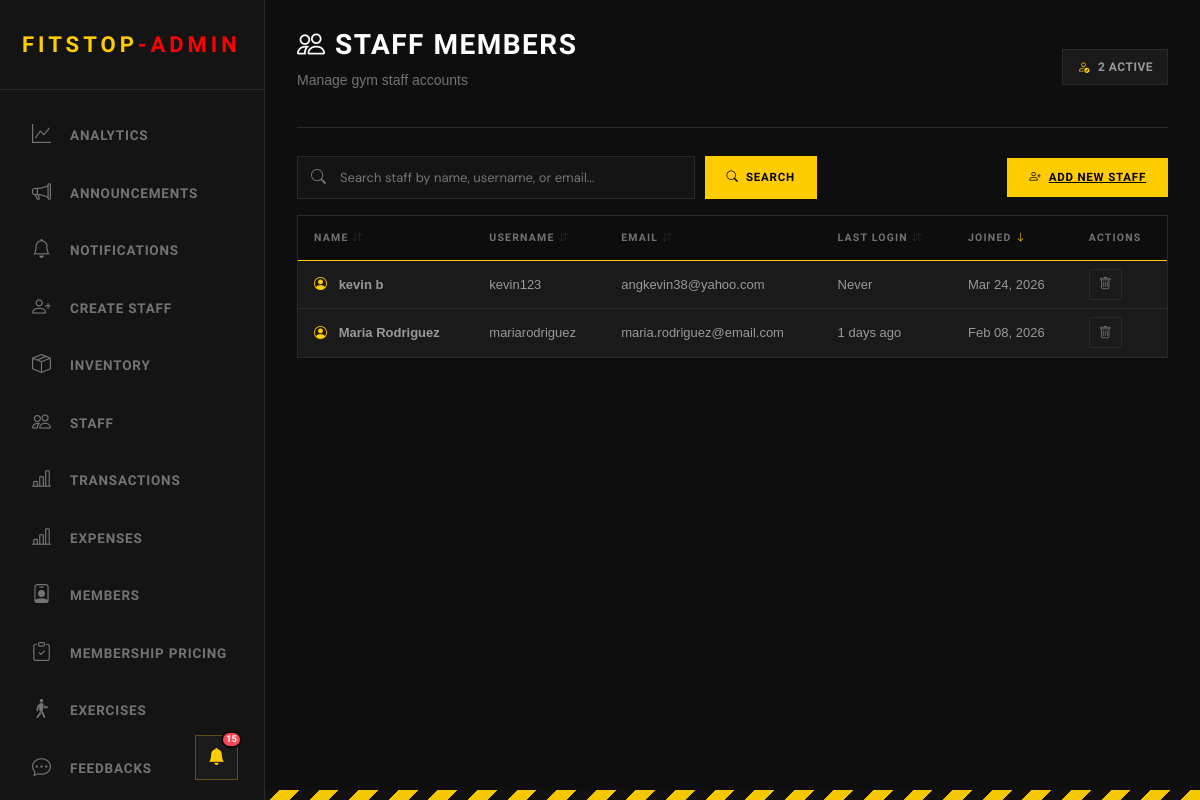
Before: /admin/view_staff.php (signed in) with the older database file.
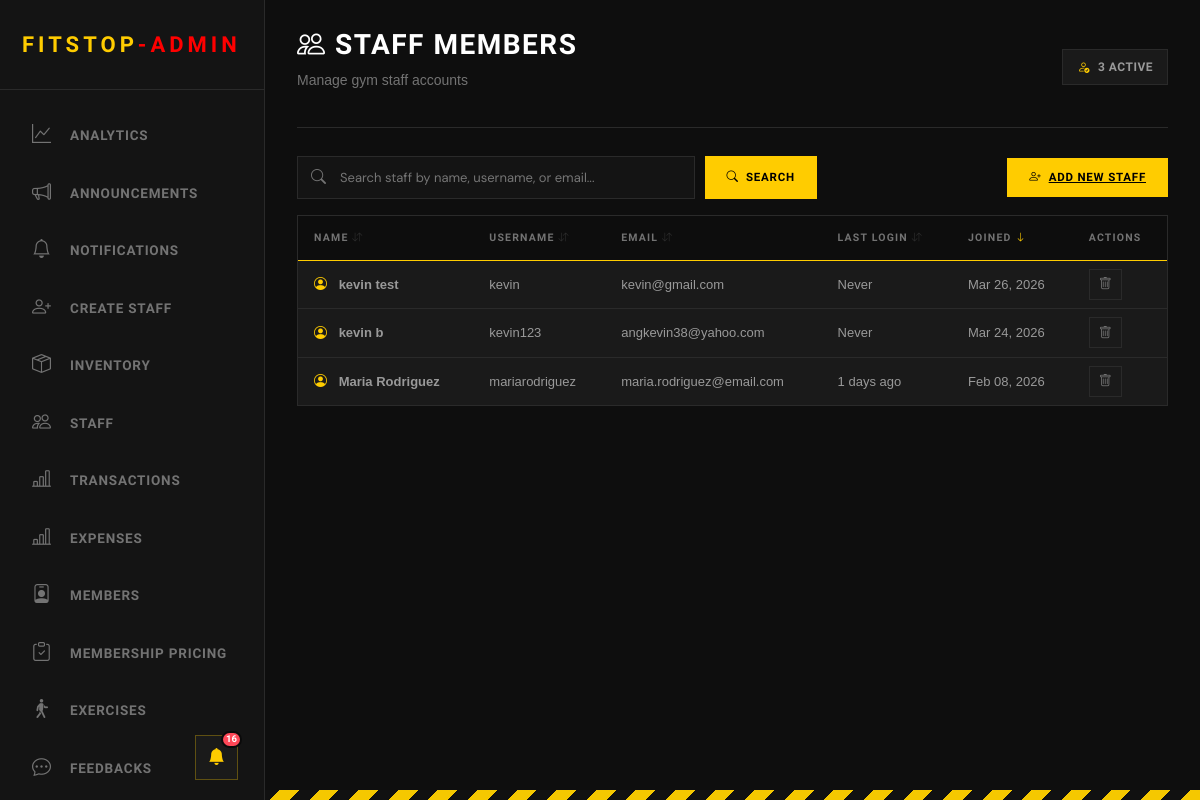
After: the same page with the newer database file.
### tables this page shows
CREATE TABLE "users" (   id INTEGER PRIMARY KEY AUTOINCREMENT,   username VARCHAR(50) NOT NULL UNIQUE,   first_name VARCHAR(50) NOT NULL,   last_name VARCHAR(50) NOT NULL,   email VARCHAR(100) NOT NULL UNIQUE,   password VARCHAR(255) NOT NULL,   user_type VARCHAR(50),   verification_code VARCHAR(50) DEFAULT NULL,   verification_code_expiration TIMESTAMP DEFAULT NULL,   is_verified BOOLEAN DEFAULT FALSE,   profile_picture BLOB,   last_logged_in TIMESTAMP DEFAULT NULL,   created_at TIMESTAMP DEFAULT CURRENT_TIMESTAMP,   updated_at TIMESTAMP DEFAULT CURRENT_TIMESTAMP , "points" INTEGER NOT NULL DEFAULT 0, dpa_consent INTEGER NOT NULL DEFAULT 0, dpa_consent_at TIMESTAMP DEFAULT NULL, "address" VARCHAR(255));

### admin/view_staff.php (the view, shortened to what this page needs)
<?php
include("../Login/connection.php");
$search = isset($_GET['search']) ? trim($_GET['search']) : '';
$sort_by = isset($_GET['sort']) ? $_GET['sort'] : 'created_at';
$sort_order = isset($_GET['order']) ? $_GET['order'] : 'DESC';
$sort_order = ($sort_order === 'ASC') ? 'ASC' : 'DESC';
$where_clause = "WHERE user_type = 'staff'";
$params = [];
$query = "SELECT id, username, first_name, last_name, email, last_logged_in, created_at
          FROM users
          $where_clause
          ORDER BY $sort_by $sort_order";
$stmt = $pdo->prepare($query);
$stmt->execute($params);
$staff_members = $stmt->fetchAll();
function timeAgo($datetime)
{
    if (!$datetime)
        return 'Never';
    $time = strtotime($datetime);
    $diff = time() - $time;
    if ($diff < 604800)
        return floor($diff / 86400) . ' days ago';
    return date('M d, Y', $time);
}
function getSortUrl($column, $current_sort, $current_order, $search) {
    $new_order = 'ASC';
    return "?sort=$column&order=$new_order" . ($search ? "&search=" . urlencode($search) : "");
}
function getSortIcon($column, $current_sort, $current_order) {
    if ($current_sort !== $column) {
        return '<i class="bi bi-arrow-down-up" style="opacity: 0.3; font-size: 10px;"></i>';
    }
    return $current_order === 'ASC'
        ? '<i class="bi bi-arrow-up" style="color: var(--hazard); font-size: 10px;"></i>'
        : '<i class="bi bi-arrow-down" style="color: var(--hazard); font-size: 10px;"></i>';
}
?>
<!DOCTYPE html>
<html>
<head>
    <link rel="stylesheet" href="https://cdn.jsdelivr.net/npm/bootstrap-icons@1.11.0/font/bootstrap-icons.css">
    <link href="https://cdn.jsdelivr.net/npm/bootstrap@5.3.8/dist/css/bootstrap.min.css" rel="stylesheet"
>
</head>
<body>
    <?php include('includes/header_admin.php') ?>
    <div class="main-content">
        <div class="topbar">
            <div class="topbar-left">
                <h1><i class="bi bi-people"></i> Staff Members</h1>
                <p>Manage gym staff accounts</p>
            </div>
            <div class="topbar-right">
                <div class="topbar-badge">
                    <i class="bi bi-person-check"></i>
                    <span><?php echo count($staff_members); ?> Active</span>
                </div>
            </div>
        </div>
        <section>
            <div class="inventory-header">
                <form method="GET" class="search-container">
                    <div class="search-wrapper" style="flex: 1;">
                        <i class="bi bi-search search-icon"></i>
                        <input type="text" name="search" class="search-input" maxlength="30" placeholder="Search staff by name, username, or email..." value="<?php echo htmlspecialchars($search); ?>">
                    </div>
                    <button type="submit" class="search-btn">
                        <i class="bi bi-search"></i> Search
                    </button>
                </form>
                <a href="create_staff.php" class="add-btn">
                    <i class="bi bi-person-plus"></i> Add New Staff
                </a>
            </div>
            <div class="inventory-table">
                <table>
                    <thead>
                        <tr>
                            <th class="sortable-header" onclick="window.location.href='<?php echo getSortUrl('first_name', $sort_by, $sort_order, $search); ?>'">
                                Name <?php echo getSortIcon('first_name', $sort_by, $sort_order); ?>
                            </th>
                            <th class="sortable-header" onclick="window.location.href='<?php echo getSortUrl('username', $sort_by, $sort_order, $search); ?>'">
                                Username <?php echo getSortIcon('username', $sort_by, $sort_order); ?>
                            </th>
                            <th class="sortable-header" onclick="window.location.href='<?php echo getSortUrl('email', $sort_by, $sort_order, $search); ?>'">
                                Email <?php echo getSortIcon('email', $sort_by, $sort_order); ?>
                            </th>
                            <th class="sortable-header" onclick="window.location.href='<?php echo getSortUrl('last_logged_in', $sort_by, $sort_order, $search); ?>'">
                                Last Login <?php echo getSortIcon('last_logged_in', $sort_by, $sort_order); ?>
                            </th>
                            <th class="sortable-header" onclick="window.location.href='<?php echo getSortUrl('created_at', $sort_by, $sort_order, $search); ?>'">
                                Joined <?php echo getSortIcon('created_at', $sort_by, $sort_order); ?>
                            </th>
                            <th>Actions</th>
                        </tr>
                    </thead>
                    <tbody>
                        <?php if (count($staff_members) > 0): ?>
                            <?php foreach ($staff_members as $staff): ?>
                                <?php
                                $full_name = htmlspecialchars($staff['first_name'] . ' ' . $staff['last_name']);
                                $username = htmlspecialchars($staff['username']);
                                $email = htmlspecialchars($staff['email']);
                                $last_login = timeAgo($staff['last_logged_in']);
                                $joined = date('M d, Y', strtotime($staff['created_at']));
                                ?>
                                <tr>
                                    <td>
                                        <i class='bi bi-person-circle' style='color: var(--hazard); margin-right: 8px;'></i>
                                        <strong><?php echo $full_name; ?></strong>
                                    </td>
                                    <td><?php echo $username; ?></td>
                                    <td><?php echo $email; ?></td>
                                    <td><?php echo $last_login; ?></td>
                                    <td><?php echo $joined; ?></td>
                                    <td>
                                        <a href='process_delete_staff.php?id=<?php echo $staff['id']; ?>' class='btn-icon' onclick='return confirm("Are you sure you want to remove this staff member?")'>
                                            <i class='bi bi-trash'></i>
                                        </a>
                                    </td>
                                </tr>
                            <?php endforeach; ?>
                        <?php endif; ?>
                    </tbody>
                </table>
            </div>
        </section>
    </div>
</body>
</html>

### admin/includes/header_admin.php (shortened to what this page needs)
<?php
include('../login/connection.php');
$unread_stmt = $pdo->query("SELECT COUNT(*) as count FROM notification_history WHERE is_read = 0");
$unread_count = $unread_stmt->fetch()['count'];
?>
<head>
    <link rel="stylesheet" href="../staff/staff.css">
    <link href="../styles.css" rel="stylesheet">
    <link rel="stylesheet" href="https://cdnjs.cloudflare.com/ajax/libs/font-awesome/6.4.0/css/all.min.css">
    <link rel="stylesheet" href="https://cdn.jsdelivr.net/npm/bootstrap-icons@1.11.0/font/bootstrap-icons.css">
</head>
<body>
    <div style="position: fixed; bottom: 20px; left: calc(var(--sidebar-w) - 70px); z-index: 1001;">
        <div class="notif-wrapper">
            <button class="notif-bell-btn" id="notifBellBtn">
                <i class="bi bi-bell-fill"></i>
                <?php if ($unread_count > 0): ?>
                    <span class="notif-badge"><?php echo $unread_count; ?></span>
                <?php endif; ?>
            </button>
        </div>
    </div>
    <div class="sidebar">
        <div class="sidebar-header">
            <span class="logo-text">FITSTOP<span style="color:red;">-ADMIN</span></span>
        </div>
        <ul class="menu">
            <li onclick="location.href='Admin_Landing_Page.php'"><i class="bi bi-graph-up"></i><span>Analytics</span>
            </li>
            <li onclick="location.href='create_announcement.php'"><i
                    class="bi bi-megaphone"></i><span>Announcements</span></li>
            <li onclick="location.href='notification.php'"><i class="bi bi-bell"></i><span>Notifications</span></li>
            <li onclick="location.href='create_staff.php'"><i class="bi bi-person-plus"></i><span>Create Staff</span>
            </li>
            <li onclick="location.href='view_inventory.php'"><i class="bi bi-box-seam"></i><span>Inventory</span></li>
            <li onclick="location.href='view_staff.php'"><i class="bi bi-people"></i><span>Staff</span></li>
            <li onclick="location.href='transaction.php'"><i class="bi bi-bar-chart-line"></i><span>Transactions</span>
            </li>
            <li onclick="location.href='expenses.php'"><i class="bi bi-bar-chart-line"></i><span>Expenses</span>
            </li>
            <li onclick="location.href='view_members.php'"><i class="bi bi-person-badge"></i><span>Members</span></li>
            <li onclick="location.href='membership_pricing.php'"><i class="bi bi-clipboard-check"></i><span>Membership
                    Pricing</span></li>
            <li onclick="location.href='exercises.php'"><i class="bi bi-person-walking"></i><span>Exercises</span></li>
            <li onclick="location.href='view_feedback.php'"><i class="bi bi-chat-dots"></i><span>Feedbacks</span></li>
        </ul>
    </div>

### styles.css (style rules this page uses)
:root { --bg-void: #0a0a0a; --bg-surface: #141414; --bg-card: #1a1a1a; --hazard-yellow: #ffcc00; --text-primary: #ffffff; --text-muted: #a0a0a0; --border-industrial: 1px solid #333; }
body { background-color: var(--bg-void); color: var(--text-primary); font-family: "Inter", sans-serif; overflow-x: hidden; }
h1, h2, h3, h4, h5, .brand-font { font-family: "Chakra Petch", sans-serif; text-transform: uppercase; letter-spacing: 1px; }
:root { --yellow: #f5c800; --yellow-dim: #c9a400; --dark: #0e0e0e; --dark2: #161616; --dark3: #1e1e1e; --border: #2a2a2a; --text: #d0d0d0; --text-muted: #737373; }
* { box-sizing: border-box; }
body { background-color: var(--dark); font-family: "Barlow", sans-serif; color: var(--text); min-height: 100vh; }
body::after { content: ""; display: block; height: 10px; background: repeating-linear-gradient( -45deg, var(--yellow) 0px, var(--yellow) 14px, #111 14px, #111 28px ); position: fixed; bottom: 0; left: 0; right: 0; z-index: 999; }

### admin/view_staff.php (style rules this page uses)
.sortable-header { cursor: pointer; user-select: none; transition: color 0.2s; }

Changed rows visible on the page:
added users: full_name "kevin test", username "kevin", email "kevin@gmail.com", last_logged_in "Never", created_at "Mar 26, 2026"
Other visible differences:
$unread_count: "15" → "16"
count($staff_members): "2" → "3"
